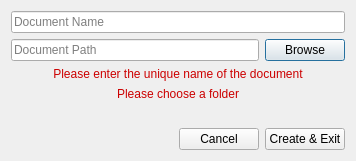
<?xml version="1.0" encoding="UTF-8"?>
<ui version="4.0">
 <class>NewSceneDocumentDialog</class>
 <widget class="QDialog" name="NewSceneDocumentDialog">
  <property name="geometry">
   <rect>
    <x>0</x>
    <y>0</y>
    <width>356</width>
    <height>161</height>
   </rect>
  </property>
  <property name="windowTitle">
   <string>Dialog</string>
  </property>
  <layout class="QVBoxLayout" name="verticalLayout">
   <item>
    <layout class="QVBoxLayout" name="verticalLayout_2">
     <item>
      <layout class="QHBoxLayout" name="horizontalLayout">
       <item>
        <widget class="QLineEdit" name="m_document_name_edit">
         <property name="placeholderText">
          <string>Document Name</string>
         </property>
        </widget>
       </item>
      </layout>
     </item>
    </layout>
   </item>
   <item>
    <layout class="QVBoxLayout" name="verticalLayout_3">
     <property name="bottomMargin">
      <number>0</number>
     </property>
     <item>
      <layout class="QHBoxLayout" name="horizontalLayout_2">
       <item>
        <widget class="QLineEdit" name="m_document_path_edit">
         <property name="placeholderText">
          <string>Document Path</string>
         </property>
        </widget>
       </item>
       <item>
        <widget class="QPushButton" name="m_browse_button">
         <property name="text">
          <string>Browse</string>
         </property>
        </widget>
       </item>
      </layout>
     </item>
    </layout>
   </item>
   <item>
    <widget class="QLabel" name="m_document_name_error_label">
     <property name="text">
      <string>&lt;html&gt;&lt;head/&gt;&lt;body&gt;&lt;p&gt;&lt;span style=&quot; font-size:9pt; color:#cc0000;&quot;&gt;Please enter the unique name of the document&lt;/span&gt;&lt;/p&gt;&lt;/body&gt;&lt;/html&gt;</string>
     </property>
     <property name="alignment">
      <set>Qt::AlignCenter</set>
     </property>
    </widget>
   </item>
   <item>
    <widget class="QLabel" name="m_document_path_error_label">
     <property name="text">
      <string>&lt;html&gt;&lt;head/&gt;&lt;body&gt;&lt;p&gt;&lt;span style=&quot; font-size:9pt; color:#cc0000;&quot;&gt;Please choose a folder&lt;/span&gt;&lt;/p&gt;&lt;/body&gt;&lt;/html&gt;</string>
     </property>
     <property name="alignment">
      <set>Qt::AlignCenter</set>
     </property>
    </widget>
   </item>
   <item>
    <spacer name="verticalSpacer">
     <property name="orientation">
      <enum>Qt::Vertical</enum>
     </property>
     <property name="sizeHint" stdset="0">
      <size>
       <width>20</width>
       <height>40</height>
      </size>
     </property>
    </spacer>
   </item>
   <item>
    <layout class="QHBoxLayout" name="horizontalLayout_3">
     <item>
      <spacer name="horizontalSpacer">
       <property name="orientation">
        <enum>Qt::Horizontal</enum>
       </property>
       <property name="sizeHint" stdset="0">
        <size>
         <width>40</width>
         <height>20</height>
        </size>
       </property>
      </spacer>
     </item>
     <item>
      <widget class="QPushButton" name="m_cancel_button">
       <property name="text">
        <string>Cancel</string>
       </property>
      </widget>
     </item>
     <item>
      <widget class="QPushButton" name="m_create_and_exit_button">
       <property name="text">
        <string>Create &amp;&amp; Exit</string>
       </property>
      </widget>
     </item>
    </layout>
   </item>
  </layout>
 </widget>
 <resources/>
 <connections/>
</ui>
